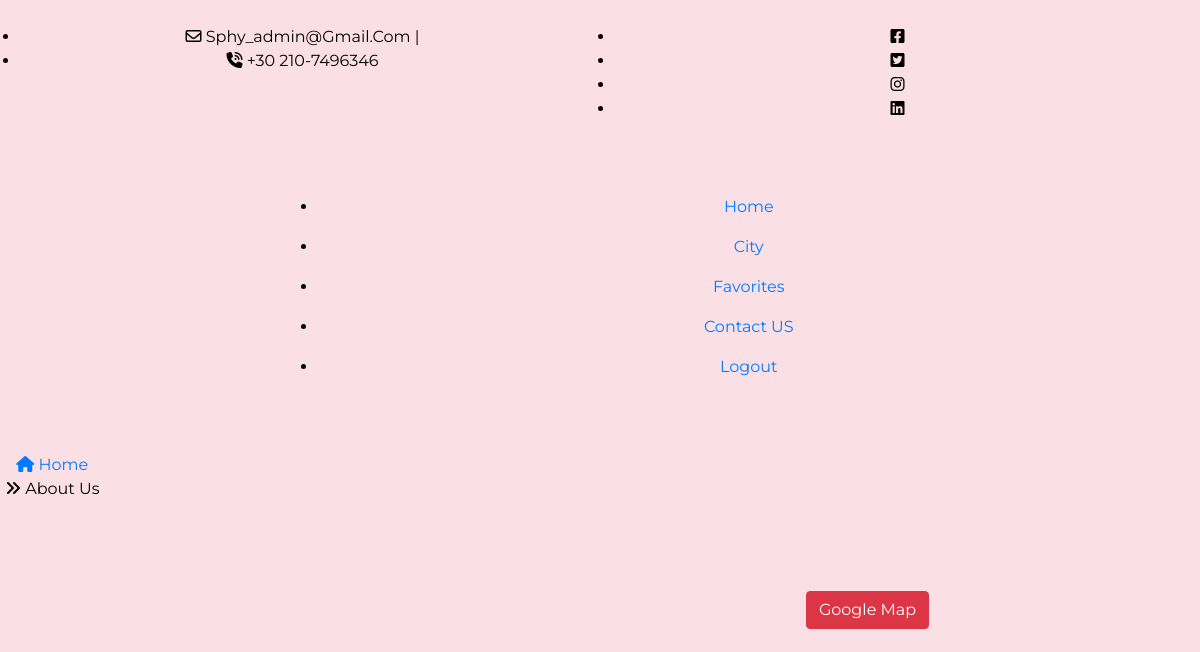
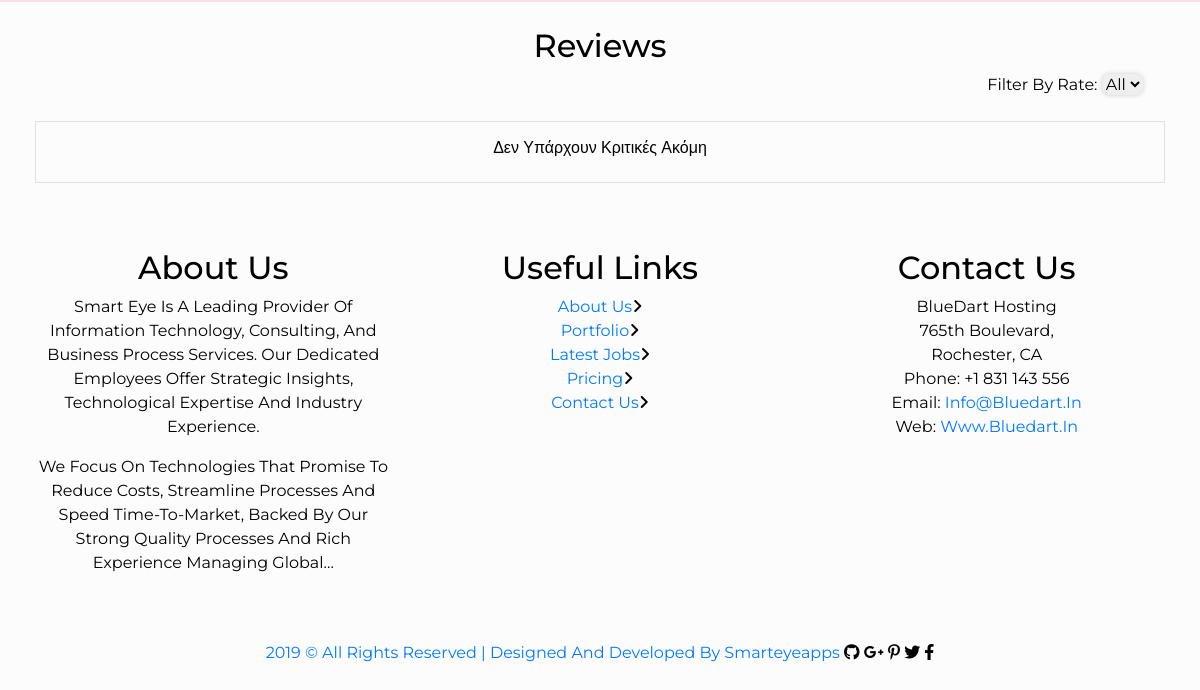
The page /about_us.php?name=3 (signed in) on the database as committed earlier (2 pictures, top to bottom).
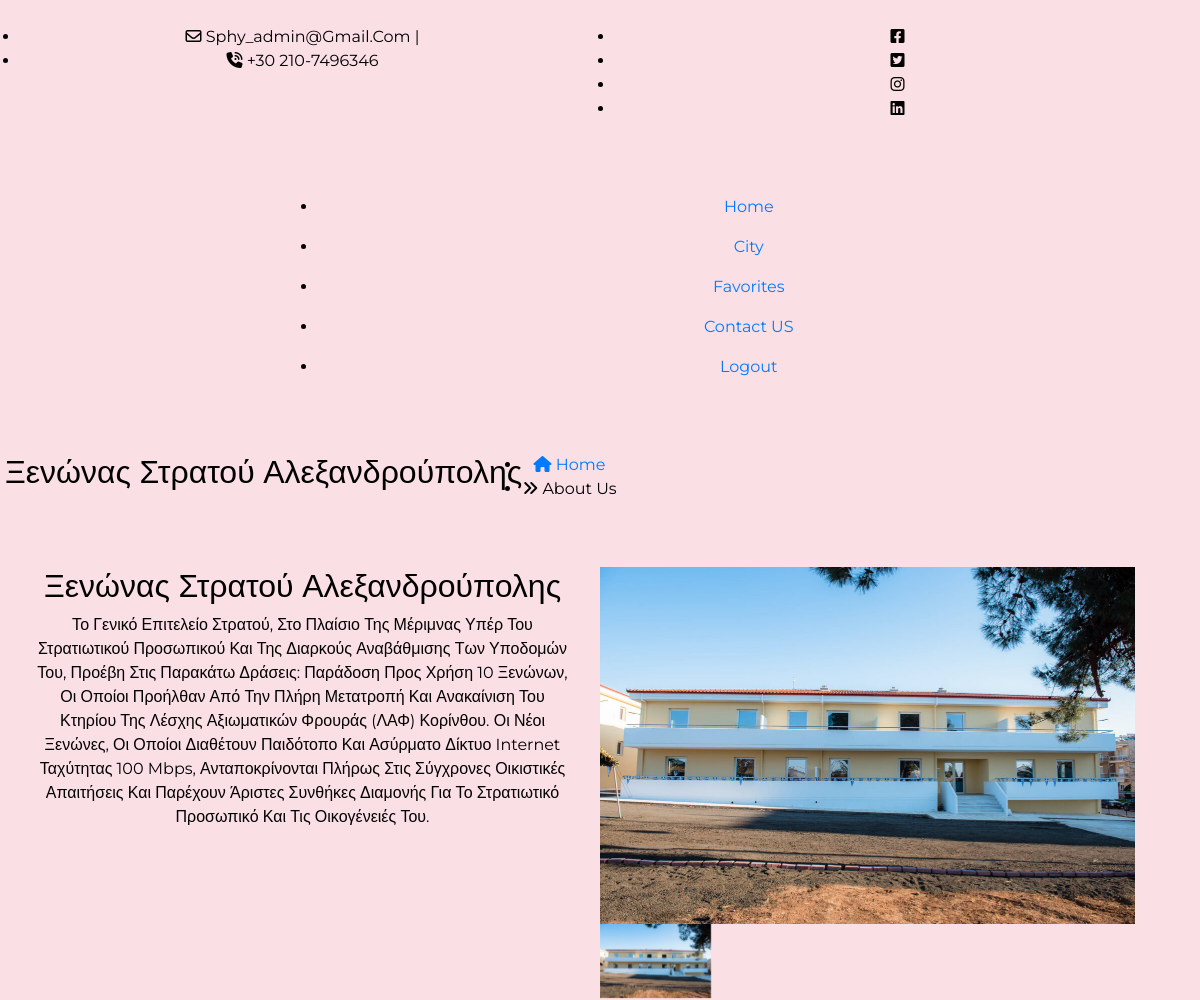
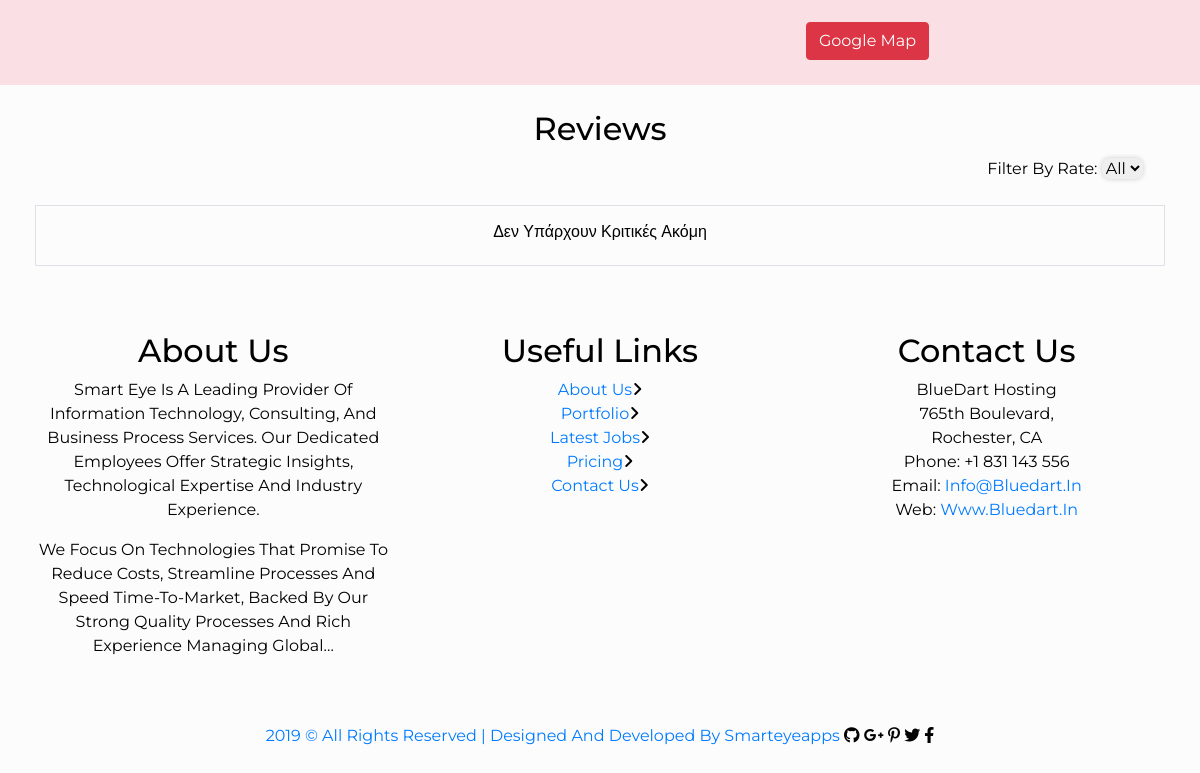
The same page on the database as committed later (2 pictures, top to bottom).
### tables this page shows
CREATE TABLE choice (
    choice_id INT AUTO_INCREMENT PRIMARY KEY,
    name VARCHAR(255) NOT NULL,
    address VARCHAR(255) NOT NULL,
    phone_number VARCHAR(45),
    link VARCHAR(255),
    map VARCHAR(255) NOT NULL,	
    category_id INT NOT NULL,
    FOREIGN KEY (category_id) REFERENCES category (category_id),
    city_id INT NOT NULL,
    FOREIGN KEY (city_id) REFERENCES city (city_id),
    description TEXT NOT NULL,
    activation  enum ('active', 'not active'),
    user_id INT NOT NULL,
    FOREIGN KEY (user_id) REFERENCES user (user_id)
);

CREATE TABLE pic (
    pic_id INT AUTO_INCREMENT PRIMARY KEY,
    id INT NOT NULL,
    type_id ENUM('city', 'choice','user') NOT NULL,
    path VARCHAR(255) NOT NULL
);

### about_us.php (the view, shortened to what this page needs)
<?php
require_once('database.php');
$name = urldecode($_GET['name']); ?>
<!doctype html>
<html lang="en">
<head>
    <link rel="stylesheet" href="assets/css/bootstrap.min.css">
    <link rel="stylesheet" href="assets/css/all.min.css">
    <link rel="stylesheet" href="assets/css/animate.css">
    <link rel="stylesheet" type="text/css" href="assets/css/style.css" />
    <link rel="stylesheet" href="https://code.jquery.com/ui/1.12.1/themes/base/jquery-ui.css">
</head>
    <body>
<?php include('header.php');?>
    <div class="page-nav no-margin row">
        <div class="container">
            <div class="row">
                <?php $query ="SELECT * FROM choice ch inner join pic p on choice_id = id where choice_id = '$name'" ;
                        $result = mysqli_query($dbc, $query);
                        $data = mysqli_fetch_assoc($result)
                ?>
                <h2><?php if ($data['category_id']!=8) { echo $data['name']; } else {echo 'Details';}  ?></h2>
                <ul>
                    <?php if(isset($_SESSION['category'])){ ?>
                        <li> <a href="gallery.php?filter=<?php echo $_SESSION['category']; ?>"><i class="fas fa-home"></i> Home</a></li>
                    <?php }else{ ?>
                        <li><a href="gallery.php"><i class= "fas fa-home"></i> Home </a></li>
                    <?php } ?>
                    <li><i class="fas fa-angle-double-right"></i> About Us</li>
                </ul>
            </div>
        </div>
    </div>
    <div class="about-us container-fluid">
        <div class="container">
            <div class="row natur-row no-margin w-100">
                <div class="text-part col-md-6">
                    <h2><?php if ($data['category_id']!=8) { echo $data['name']; } else {echo 'Details';}  ?></h2>
                    <p><?php echo $data['description']  ?></p>
                </div>
            <div class="image-part col-md-6">
                <?php
                $query = "SELECT * FROM pic WHERE id = '$name' AND type_id = 'choice'";
                $result = mysqli_query($dbc, $query);
                $pictures = mysqli_fetch_all($result, MYSQLI_ASSOC);
                    ?>
                <div class="main-carousel">
                    <div id="picture-carousel" class="carousel slide" data-ride="carousel" data-interval="false">
                        <div class="carousel-inner">
                            <?php foreach ($pictures as $index => $picture) : ?>
                                <div class="carousel-item <?php if ($picture['path'] == $data['path']) echo 'active'; ?>">
                                    <img src="./pictures/<?php echo $picture['path']; ?>.jpg" class="d-block w-100" alt="Main Image">
                                </div>
                            <?php endforeach; ?>
                        </div>
                    </div>
                </div>
                <div class="thumbnail-carousel">
                    <div class="row">
                        <?php foreach ($pictures as $index => $picture) : ?>
                            <div class="col-3 thumbnail-item <?php if ($picture['path'] == $data['path']) echo 'active'; ?>" data-index="<?php echo $index; ?>">
                                <img src="./pictures/<?php echo $picture['path']; ?>.jpg" class="img-fluid" alt="Thumbnail Image">
                            </div>
                        <?php endforeach; ?>
                    </div>
                </div>
                <?php echo '<br><center><a href="' . $data['map'] . '"><button type="button" class="btn btn-danger">Google Map</button></a></center>'; ?>
            </div>
        </div>
    </div>
</div>
   <?php
    if ($data['category_id']!=8) {
   ?>
<div class="review container-fluid" style="background-color: #fcfcfc;">
    <div class="container">
        <div class="session-title">
            <h2>Reviews</h2>
            <div class="reviews_filters">
                <label>Filter By Rate: </label>
                <select name="f_rate" id="f_rate">
                    <option class="filter-button" data-filter="all">All</option>
                </select>
            </div>
        </div>
<?php
    $filterValue = "all";
    $query = "SELECT username, title, comment, rate , r_date
    FROM choice ch INNER JOIN reviews r ON ch.choice_id=r.choice_id  INNER JOIN user u ON r.user_id=u.user_id
    where ch.choice_id = '$name' ";
    if ($filterValue == "all") {
        $query = "SELECT username, title, comment, rate , r_date FROM choice ch INNER JOIN reviews r ON ch.choice_id=r.choice_id INNER JOIN user u ON r.user_id=u.user_id where ch.choice_id = '$name' ORDER BY r_date DESC";
    }else if($filterValue == 1){
        $query .= "AND rate = '$filterValue' ORDER BY r_date DESC";
    }else if($filterValue == 2){
        $query .= " AND rate = '$filterValue' ORDER BY r_date DESC";
    }else if($filterValue == 3){
        $query .= " AND rate = '$filterValue' ORDER BY r_date DESC";
    }else if($filterValue == 4){
        $query .= " AND rate = '$filterValue' ORDER BY r_date DESC";
    }else if($filterValue == 5){
        $query .= " AND rate = '$filterValue' ORDER BY r_date DESC";
    }
    $result = mysqli_query($dbc, $query);
    if ($result->num_rows > 0) {
    echo'<div class="row review-row">';
        while ($data = mysqli_fetch_assoc($result)) {
            echo'<div class="col-md-6">';
                echo'<div class="review-col">';
?>
                    <div class="profil">
                    </div>
                    <div class="review-detail ">
<?php
                        echo "<h4>". $data['title'] . " </h4> ";
                        echo "<p id='p_comment' style='word-break: break-all;'>".$data['comment']."</p>";
                        $date = date_create($data['r_date']);
                        echo "<h6>". $data['username'] . " at ". date_format($date,'d-m-Y')  ."</h6>";
                        echo "<ul class='rat'>";
                        for($i = 0; $i < $data['rate']; $i++) {
                            echo '<li><i class="fa fa-star" style="color: #f3da35"></i></li>';
                        }
                        echo "</ul>";
?>
                    </div>
                </div>
            </div>
        <?php
    }
        if(mysqli_num_rows($result) > 4){
        echo'<div id="load-more"> Load more </div>';
        };
    ?>
        </div>
    </div>
<?php
    } else {
        echo' <div class="container p-3 my-3 border text-center">';
        echo '<h6>Δεν υπάρχουν κριτικές ακόμη</h6>';
        echo '</div>';
    }
    ?>
</div>
<?php
    }
?>
    <?php include('footer.php');?>
    <div class="copy">
        <div class="container">
            <a href="https://www.smarteyeapps.com/">2019 &copy; All Rights Reserved | Designed and Developed by Smarteyeapps</a>
            <span>
                <a><i class="fab fa-github"></i></a>
                <a><i class="fab fa-google-plus-g"></i></a>
                <a><i class="fab fa-pinterest-p"></i></a>
                <a><i class="fab fa-twitter"></i></a>
                <a><i class="fab fa-facebook-f"></i></a>
            </span>
        </div>
    </div>
</body>
</html>

### header.php (shortened to what this page needs)
<header class="continer-fluid ">
<div  class="header-top">
    <div class="container">
        <div class="row col-det">
            <div class="col-lg-6 d-none d-lg-block">
                <ul class="ulleft">
                    <li>
                        <i class="far fa-envelope"></i>
                        sphy_admin@gmail.com
                        <span>|</span></li>
                    <li>
                        <i class="fas fa-phone-volume"></i>
                        +30 210-7496346</li>
                </ul>
            </div>
            <div class="col-lg-6 col-md-12">
                <ul class="ulright">
                    <li>
                        <i class="fab fa-facebook-square"></i>
                    </li>
                    <li>
                        <i class="fab fa-twitter-square"></i>
                    </li>
                    <li>
                        <i class="fab fa-instagram"></i>
                    </li>
                    <li>
                        <i class="fab fa-linkedin"></i>
                    </li>
                </ul>
            </div>
        </div>
    </div>
</div>
<div id="menu-jk" class="header-bottom">
    <div class="container">
        <div class="row nav-row">
            <div class="col-lg-3 col-md-12 logo">
            </div>
            <div id="menu" class="col-lg-9 col-md-12 d-none d-lg-block nav-col">
                <ul class="navbad">
                <?php if (isset($_SESSION['logged_in_user'])){?>
                    <li class="nav-item active">
                    <a class="nav-link" href="packages.php">Home</a>
                    </li>
                    <?php } ?>
                    <?php if (isset($_SESSION['logged_in_user'])){?>
                    <li class="nav-item">
                    <?php if (isset($_SESSION['city_id'])){?>
                        <a class="nav-link" href="index.php?city_id=<?php echo $_SESSION['city_id']; ?>">City</a>
                    <?php }else{ ?>
                        <a class="nav-link" href="index.php">City</a>
                    <?php } ?>
                    </li>
                    <?php } ?>
                    <?php if (isset($_SESSION['logged_in_user'])){?>
                    <li class="nav-item">
                        <a class="nav-link" href="favorites.php">Favorites</a>
                    </li>
                    <?php } ?>
                    <?php if (isset($_SESSION['logged_in_user'])){?>
                    <li class="nav-item">
                        <a class="nav-link" href="contact_us.php">Contact US</a>
                    </li>
                    <?php } ?>
                    <?php if (isset($_SESSION['logged_in_user'])){?>
                    <li class="nav-item">
                        <a class="nav-link" href="logout.php">Logout</a>
                    </li>
                    <?php } ?>
                </ul>
            </div>
        </div>
    </div>
</div>
</header>

### footer.php
<footer class="footer">
        <div class="container">
            <div class="row">
                <div class="col-md-4 col-sm-12">
                    <h2>About Us</h2>
                    <p>
                        Smart Eye is a leading provider of information technology, consulting, and business process services. Our dedicated employees offer strategic insights, technological expertise and industry experience.
                    </p>
                    <p>We focus on technologies that promise to reduce costs, streamline processes and speed time-to-market, Backed by our strong quality processes and rich experience managing global... </p>
                </div>
                <div class="col-md-4 col-sm-12">
                    <h2>Useful Links</h2>
                    <ul class="list-unstyled link-list">
                        <li><a ui-sref="about" href="#/about">About us</a><i class="fa fa-angle-right"></i></li>
                        <li><a ui-sref="portfolio" href="#/portfolio">Portfolio</a><i class="fa fa-angle-right"></i></li>
                        <li><a ui-sref="products" href="#/products">Latest jobs</a><i class="fa fa-angle-right"></i></li>
                        <li><a ui-sref="gallery" href="#/gallery">Pricing</a><i class="fa fa-angle-right"></i></li>
                        <li><a ui-sref="contact" href="#/contact">Contact us</a><i class="fa fa-angle-right"></i></li>
                    </ul>
                </div>
                <div class="col-md-4 col-sm-12 map-img">
                    <h2>Contact Us</h2>
                    <address class="md-margin-bottom-40">
                        BlueDart Hosting <br>
                       765th Boulevard, <br>
                        Rochester, CA <br>
                        Phone: +1 831 143 556 <br>
                        Email: <a href="mailto:info@bluedart.com" class="">info@bluedart.in</a><br>
                        Web: <a href="https://smarteyeapps.com/" class="">www.bluedart.in</a>
                    </address>
                </div>
            </div>
        </div>
    </footer>

### style.css (style rules this page uses)
* { font-family: "Montserrat", sans-serif; margin: 0; padding: 0; box-sizing: border-box; outline: none; border: none; text-decoration: none; text-transform: capitalize; transition: all 0.2s linear; }
body { background-color: #dc143c22; }
.container { max-width: 1200px; margin: 0 auto; text-align: center; padding: 25px 20px; }
:root { --main-color:#16a085; --red:#eb4d4b; --orange:#f39c12; --black:#130f40; --light-color:#999; --light-bg:#eee; --white:#fff; --border:.1rem solid rgba(0,0,0,.2); --box-shadow:0 .5rem 1rem rgba(0,0,0,.1); }

### about_us.php (style rules this page uses)
.reviews_filters { margin-left:930px; }
#f_rate { border-radius: .5rem; box-shadow: 0 0 5px #ccc; }

Rows that differ between the two databases and show on the page:
now on this page (row edited): choice: name "Ξενώνας Στρατού Αλεξανδρούπολης", description "Το Γενικό Επιτελείο Στρατού, Στο Πλαίσιο Της Μέριμνας Υπέρ Του Στρατιωτικού Προσωπικού Και Της Διαρκούς Αναβάθμισης Των Υποδομών Του, Προέβη Στις Παρακάτω Δράσεις: Παράδοση Προς Χρήση 10 Ξενώνων, Οι Οποίοι Προήλθαν Από Την Πλήρη Μετατροπή Και Ανακαίνιση Του Κτηρίου Της Λέσχης Αξιωματικών Φρουράς (ΛΑΦ) Κορίνθου. Οι Νέοι Ξενώνες, Οι Οποίοι Διαθέτουν Παιδότοπο Και Ασύρματο Δίκτυο Internet Ταχύτητας 100 Mbps, Ανταποκρίνονται Πλήρως Στις Σύγχρονες Οικιστικές Απαιτήσεις Και Παρέχουν Άριστες Συνθήκες Διαμονής Για Το Στρατιωτικό Προσωπικό Και Τις Οικογένειές Του."
changed choice: user_id empty → 0 (drawn)
added pic: path (picture)
